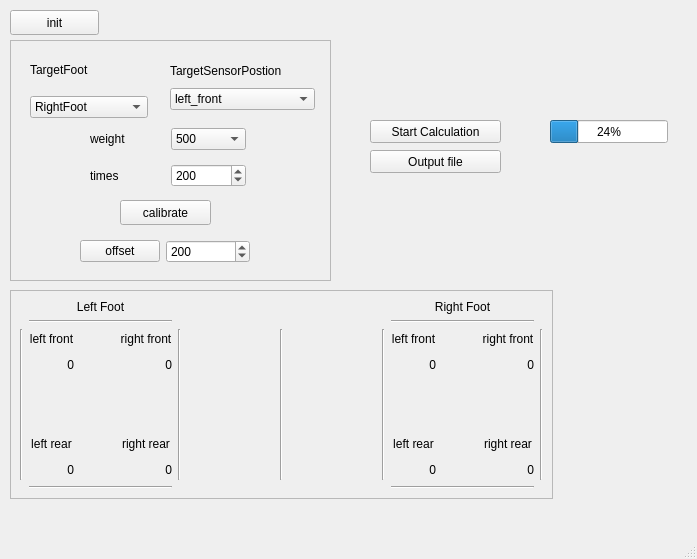
<?xml version="1.0" encoding="UTF-8"?>
<ui version="4.0">
 <class>MainWindow</class>
 <widget class="QMainWindow" name="MainWindow">
  <property name="geometry">
   <rect>
    <x>0</x>
    <y>0</y>
    <width>697</width>
    <height>559</height>
   </rect>
  </property>
  <property name="windowTitle">
   <string>MainWindow</string>
  </property>
  <widget class="QWidget" name="centralwidget">
   <widget class="QFrame" name="calibration_frame">
    <property name="geometry">
     <rect>
      <x>10</x>
      <y>40</y>
      <width>321</width>
      <height>241</height>
     </rect>
    </property>
    <property name="frameShape">
     <enum>QFrame::StyledPanel</enum>
    </property>
    <property name="frameShadow">
     <enum>QFrame::Raised</enum>
    </property>
    <widget class="QPushButton" name="calibration_start_pushButton">
     <property name="geometry">
      <rect>
       <x>110</x>
       <y>160</y>
       <width>91</width>
       <height>25</height>
      </rect>
     </property>
     <property name="text">
      <string>calibrate</string>
     </property>
    </widget>
    <widget class="QWidget" name="widget" native="true">
     <property name="geometry">
      <rect>
       <x>160</x>
       <y>10</y>
       <width>151</width>
       <height>71</height>
      </rect>
     </property>
     <widget class="QWidget" name="layoutWidget">
      <property name="geometry">
       <rect>
        <x>0</x>
        <y>10</y>
        <width>145</width>
        <height>50</height>
       </rect>
      </property>
      <layout class="QVBoxLayout" name="verticalLayout_3">
       <item>
        <widget class="QLabel" name="label_2">
         <property name="text">
          <string>TargetSensorPostion</string>
         </property>
        </widget>
       </item>
       <item>
        <widget class="QComboBox" name="target_sensor_position_comboBox">
         <item>
          <property name="text">
           <string>left_front</string>
          </property>
         </item>
         <item>
          <property name="text">
           <string>right_front</string>
          </property>
         </item>
         <item>
          <property name="text">
           <string>left_rear</string>
          </property>
         </item>
         <item>
          <property name="text">
           <string>right_rear</string>
          </property>
         </item>
        </widget>
       </item>
      </layout>
     </widget>
    </widget>
    <widget class="QWidget" name="widget_2" native="true">
     <property name="geometry">
      <rect>
       <x>20</x>
       <y>10</y>
       <width>118</width>
       <height>68</height>
      </rect>
     </property>
     <layout class="QHBoxLayout" name="horizontalLayout">
      <item>
       <layout class="QVBoxLayout" name="verticalLayout_2">
        <item>
         <widget class="QLabel" name="label">
          <property name="text">
           <string>TargetFoot</string>
          </property>
         </widget>
        </item>
        <item>
         <widget class="QComboBox" name="target_foot_comboBox">
          <item>
           <property name="text">
            <string>RightFoot</string>
           </property>
          </item>
          <item>
           <property name="text">
            <string>LeftFoot</string>
           </property>
          </item>
         </widget>
        </item>
       </layout>
      </item>
     </layout>
    </widget>
    <widget class="QWidget" name="widget_3" native="true">
     <property name="geometry">
      <rect>
       <x>80</x>
       <y>80</y>
       <width>156</width>
       <height>77</height>
      </rect>
     </property>
     <layout class="QHBoxLayout" name="horizontalLayout_2">
      <item>
       <layout class="QGridLayout" name="gridLayout">
        <item row="1" column="0">
         <widget class="QLabel" name="time_label">
          <property name="text">
           <string>times</string>
          </property>
         </widget>
        </item>
        <item row="0" column="0">
         <widget class="QLabel" name="weight_label">
          <property name="text">
           <string>weight</string>
          </property>
         </widget>
        </item>
        <item row="1" column="1">
         <widget class="QSpinBox" name="time_select_spinBox">
          <property name="maximum">
           <number>100000</number>
          </property>
          <property name="value">
           <number>200</number>
          </property>
         </widget>
        </item>
        <item row="0" column="1">
         <widget class="QComboBox" name="weight_select_comboBox">
          <property name="acceptDrops">
           <bool>false</bool>
          </property>
          <property name="editable">
           <bool>false</bool>
          </property>
          <property name="frame">
           <bool>true</bool>
          </property>
          <item>
           <property name="text">
            <string>500</string>
           </property>
          </item>
          <item>
           <property name="text">
            <string>200</string>
           </property>
          </item>
          <item>
           <property name="text">
            <string>100</string>
           </property>
          </item>
          <item>
           <property name="text">
            <string>50</string>
           </property>
          </item>
          <item>
           <property name="text">
            <string>20</string>
           </property>
          </item>
          <item>
           <property name="text">
            <string>0</string>
           </property>
          </item>
         </widget>
        </item>
       </layout>
      </item>
     </layout>
    </widget>
    <widget class="QWidget" name="formLayoutWidget">
     <property name="geometry">
      <rect>
       <x>70</x>
       <y>200</y>
       <width>170</width>
       <height>28</height>
      </rect>
     </property>
     <layout class="QFormLayout" name="formLayout">
      <item row="0" column="0">
       <widget class="QPushButton" name="offset_pushButton">
        <property name="text">
         <string>offset</string>
        </property>
       </widget>
      </item>
      <item row="0" column="1">
       <widget class="QSpinBox" name="offset_times_spinBox">
        <property name="prefix">
         <string/>
        </property>
        <property name="maximum">
         <number>999999</number>
        </property>
        <property name="singleStep">
         <number>10</number>
        </property>
        <property name="value">
         <number>200</number>
        </property>
       </widget>
      </item>
     </layout>
    </widget>
   </widget>
   <widget class="QProgressBar" name="progressBar">
    <property name="geometry">
     <rect>
      <x>550</x>
      <y>120</y>
      <width>118</width>
      <height>23</height>
     </rect>
    </property>
    <property name="value">
     <number>24</number>
    </property>
   </widget>
   <widget class="QFrame" name="frame">
    <property name="geometry">
     <rect>
      <x>10</x>
      <y>290</y>
      <width>543</width>
      <height>209</height>
     </rect>
    </property>
    <property name="frameShape">
     <enum>QFrame::StyledPanel</enum>
    </property>
    <property name="frameShadow">
     <enum>QFrame::Raised</enum>
    </property>
    <layout class="QHBoxLayout" name="horizontalLayout_3">
     <item>
      <layout class="QGridLayout" name="gridLayout_4">
       <item row="2" column="1">
        <widget class="Line" name="line_3">
         <property name="orientation">
          <enum>Qt::Horizontal</enum>
         </property>
        </widget>
       </item>
       <item row="2" column="7">
        <widget class="Line" name="line_4">
         <property name="orientation">
          <enum>Qt::Horizontal</enum>
         </property>
        </widget>
       </item>
       <item row="3" column="7">
        <layout class="QGridLayout" name="gridLayout_3">
         <item row="3" column="0">
          <widget class="QLabel" name="right_foot_left_rear_title_label">
           <property name="text">
            <string>left rear</string>
           </property>
           <property name="alignment">
            <set>Qt::AlignCenter</set>
           </property>
          </widget>
         </item>
         <item row="4" column="1">
          <spacer name="horizontalSpacer_7">
           <property name="orientation">
            <enum>Qt::Horizontal</enum>
           </property>
           <property name="sizeHint" stdset="0">
            <size>
             <width>40</width>
             <height>20</height>
            </size>
           </property>
          </spacer>
         </item>
         <item row="0" column="0">
          <widget class="QLabel" name="right_foot_left_front_title_label">
           <property name="text">
            <string>left front</string>
           </property>
           <property name="alignment">
            <set>Qt::AlignCenter</set>
           </property>
          </widget>
         </item>
         <item row="4" column="0">
          <widget class="QLabel" name="right_foot_left_rear_value_label">
           <property name="text">
            <string>0</string>
           </property>
           <property name="alignment">
            <set>Qt::AlignRight|Qt::AlignTrailing|Qt::AlignVCenter</set>
           </property>
          </widget>
         </item>
         <item row="1" column="1">
          <spacer name="horizontalSpacer_6">
           <property name="orientation">
            <enum>Qt::Horizontal</enum>
           </property>
           <property name="sizeHint" stdset="0">
            <size>
             <width>40</width>
             <height>20</height>
            </size>
           </property>
          </spacer>
         </item>
         <item row="1" column="0">
          <widget class="QLabel" name="right_foot_left_front_value_label">
           <property name="text">
            <string>0</string>
           </property>
           <property name="alignment">
            <set>Qt::AlignRight|Qt::AlignTrailing|Qt::AlignVCenter</set>
           </property>
          </widget>
         </item>
         <item row="4" column="2">
          <widget class="QLabel" name="right_foot_right_rear_value_label">
           <property name="text">
            <string>0</string>
           </property>
           <property name="alignment">
            <set>Qt::AlignRight|Qt::AlignTrailing|Qt::AlignVCenter</set>
           </property>
          </widget>
         </item>
         <item row="0" column="2">
          <widget class="QLabel" name="right_foot_right_front_title_label">
           <property name="text">
            <string>right front</string>
           </property>
           <property name="alignment">
            <set>Qt::AlignCenter</set>
           </property>
          </widget>
         </item>
         <item row="3" column="1">
          <spacer name="horizontalSpacer_5">
           <property name="orientation">
            <enum>Qt::Horizontal</enum>
           </property>
           <property name="sizeHint" stdset="0">
            <size>
             <width>40</width>
             <height>20</height>
            </size>
           </property>
          </spacer>
         </item>
         <item row="3" column="2">
          <widget class="QLabel" name="right_foot_right_rear_title_label">
           <property name="text">
            <string>right rear</string>
           </property>
           <property name="alignment">
            <set>Qt::AlignCenter</set>
           </property>
          </widget>
         </item>
         <item row="2" column="0">
          <spacer name="verticalSpacer_3">
           <property name="orientation">
            <enum>Qt::Vertical</enum>
           </property>
           <property name="sizeHint" stdset="0">
            <size>
             <width>20</width>
             <height>40</height>
            </size>
           </property>
          </spacer>
         </item>
         <item row="1" column="2">
          <widget class="QLabel" name="right_foot_right_front_value_label">
           <property name="text">
            <string>0</string>
           </property>
           <property name="alignment">
            <set>Qt::AlignRight|Qt::AlignTrailing|Qt::AlignVCenter</set>
           </property>
          </widget>
         </item>
         <item row="2" column="2">
          <spacer name="verticalSpacer_4">
           <property name="orientation">
            <enum>Qt::Vertical</enum>
           </property>
           <property name="sizeHint" stdset="0">
            <size>
             <width>20</width>
             <height>40</height>
            </size>
           </property>
          </spacer>
         </item>
         <item row="0" column="1">
          <spacer name="horizontalSpacer_8">
           <property name="orientation">
            <enum>Qt::Horizontal</enum>
           </property>
           <property name="sizeHint" stdset="0">
            <size>
             <width>40</width>
             <height>20</height>
            </size>
           </property>
          </spacer>
         </item>
        </layout>
       </item>
       <item row="3" column="2">
        <widget class="Line" name="line_2">
         <property name="orientation">
          <enum>Qt::Vertical</enum>
         </property>
        </widget>
       </item>
       <item row="1" column="7">
        <widget class="QLabel" name="right_foot_title_label">
         <property name="text">
          <string>Right Foot</string>
         </property>
         <property name="alignment">
          <set>Qt::AlignCenter</set>
         </property>
        </widget>
       </item>
       <item row="3" column="1">
        <layout class="QGridLayout" name="gridLayout_2">
         <item row="4" column="1">
          <spacer name="horizontalSpacer">
           <property name="orientation">
            <enum>Qt::Horizontal</enum>
           </property>
           <property name="sizeHint" stdset="0">
            <size>
             <width>40</width>
             <height>20</height>
            </size>
           </property>
          </spacer>
         </item>
         <item row="3" column="2">
          <spacer name="verticalSpacer_2">
           <property name="orientation">
            <enum>Qt::Vertical</enum>
           </property>
           <property name="sizeHint" stdset="0">
            <size>
             <width>20</width>
             <height>40</height>
            </size>
           </property>
          </spacer>
         </item>
         <item row="4" column="0">
          <widget class="QLabel" name="left_foot_left_rear_title_label">
           <property name="text">
            <string>left rear</string>
           </property>
           <property name="alignment">
            <set>Qt::AlignCenter</set>
           </property>
          </widget>
         </item>
         <item row="2" column="1">
          <spacer name="horizontalSpacer_2">
           <property name="orientation">
            <enum>Qt::Horizontal</enum>
           </property>
           <property name="sizeHint" stdset="0">
            <size>
             <width>40</width>
             <height>20</height>
            </size>
           </property>
          </spacer>
         </item>
         <item row="2" column="2">
          <widget class="QLabel" name="left_foot_right_front_value_label">
           <property name="text">
            <string>0</string>
           </property>
           <property name="alignment">
            <set>Qt::AlignRight|Qt::AlignTrailing|Qt::AlignVCenter</set>
           </property>
          </widget>
         </item>
         <item row="1" column="2">
          <widget class="QLabel" name="left_foot_right_front_title_label">
           <property name="text">
            <string>right front</string>
           </property>
           <property name="alignment">
            <set>Qt::AlignCenter</set>
           </property>
          </widget>
         </item>
         <item row="5" column="1">
          <spacer name="horizontalSpacer_3">
           <property name="orientation">
            <enum>Qt::Horizontal</enum>
           </property>
           <property name="sizeHint" stdset="0">
            <size>
             <width>40</width>
             <height>20</height>
            </size>
           </property>
          </spacer>
         </item>
         <item row="1" column="0">
          <widget class="QLabel" name="left_foot_left_front_title_label">
           <property name="text">
            <string>left front</string>
           </property>
           <property name="alignment">
            <set>Qt::AlignCenter</set>
           </property>
          </widget>
         </item>
         <item row="2" column="0">
          <widget class="QLabel" name="left_foot_left_front_value_label">
           <property name="text">
            <string>0</string>
           </property>
           <property name="alignment">
            <set>Qt::AlignRight|Qt::AlignTrailing|Qt::AlignVCenter</set>
           </property>
          </widget>
         </item>
         <item row="5" column="0">
          <widget class="QLabel" name="left_foot_left_rear_value_label">
           <property name="text">
            <string>0</string>
           </property>
           <property name="alignment">
            <set>Qt::AlignRight|Qt::AlignTrailing|Qt::AlignVCenter</set>
           </property>
          </widget>
         </item>
         <item row="5" column="2">
          <widget class="QLabel" name="left_foot_right_rear_value_label">
           <property name="text">
            <string>0</string>
           </property>
           <property name="alignment">
            <set>Qt::AlignRight|Qt::AlignTrailing|Qt::AlignVCenter</set>
           </property>
          </widget>
         </item>
         <item row="1" column="1">
          <spacer name="horizontalSpacer_4">
           <property name="orientation">
            <enum>Qt::Horizontal</enum>
           </property>
           <property name="sizeHint" stdset="0">
            <size>
             <width>40</width>
             <height>20</height>
            </size>
           </property>
          </spacer>
         </item>
         <item row="3" column="0">
          <spacer name="verticalSpacer">
           <property name="orientation">
            <enum>Qt::Vertical</enum>
           </property>
           <property name="sizeHint" stdset="0">
            <size>
             <width>20</width>
             <height>40</height>
            </size>
           </property>
          </spacer>
         </item>
         <item row="4" column="2">
          <widget class="QLabel" name="left_foot_right_rear_title_label">
           <property name="text">
            <string>right rear</string>
           </property>
           <property name="alignment">
            <set>Qt::AlignCenter</set>
           </property>
          </widget>
         </item>
        </layout>
       </item>
       <item row="3" column="6">
        <widget class="Line" name="line_9">
         <property name="orientation">
          <enum>Qt::Vertical</enum>
         </property>
        </widget>
       </item>
       <item row="3" column="8">
        <widget class="Line" name="line_8">
         <property name="orientation">
          <enum>Qt::Vertical</enum>
         </property>
        </widget>
       </item>
       <item row="3" column="0">
        <widget class="Line" name="line_5">
         <property name="orientation">
          <enum>Qt::Vertical</enum>
         </property>
        </widget>
       </item>
       <item row="3" column="4">
        <widget class="Line" name="line">
         <property name="orientation">
          <enum>Qt::Vertical</enum>
         </property>
        </widget>
       </item>
       <item row="4" column="1">
        <widget class="Line" name="line_6">
         <property name="orientation">
          <enum>Qt::Horizontal</enum>
         </property>
        </widget>
       </item>
       <item row="1" column="1">
        <widget class="QLabel" name="left_foot_title_label">
         <property name="text">
          <string>Left Foot</string>
         </property>
         <property name="alignment">
          <set>Qt::AlignCenter</set>
         </property>
        </widget>
       </item>
       <item row="3" column="3">
        <spacer name="horizontalSpacer_22">
         <property name="orientation">
          <enum>Qt::Horizontal</enum>
         </property>
         <property name="sizeHint" stdset="0">
          <size>
           <width>40</width>
           <height>20</height>
          </size>
         </property>
        </spacer>
       </item>
       <item row="3" column="5">
        <spacer name="horizontalSpacer_17">
         <property name="orientation">
          <enum>Qt::Horizontal</enum>
         </property>
         <property name="sizeHint" stdset="0">
          <size>
           <width>40</width>
           <height>20</height>
          </size>
         </property>
        </spacer>
       </item>
       <item row="4" column="7">
        <widget class="Line" name="line_7">
         <property name="orientation">
          <enum>Qt::Horizontal</enum>
         </property>
        </widget>
       </item>
      </layout>
     </item>
    </layout>
   </widget>
   <widget class="QPushButton" name="init_pushButton">
    <property name="geometry">
     <rect>
      <x>10</x>
      <y>10</y>
      <width>89</width>
      <height>25</height>
     </rect>
    </property>
    <property name="text">
     <string>init</string>
    </property>
   </widget>
   <widget class="QPushButton" name="pushButtonStartCalculation">
    <property name="geometry">
     <rect>
      <x>370</x>
      <y>120</y>
      <width>131</width>
      <height>23</height>
     </rect>
    </property>
    <property name="text">
     <string>Start Calculation</string>
    </property>
   </widget>
   <widget class="QPushButton" name="pushButtonOutputFIle">
    <property name="geometry">
     <rect>
      <x>370</x>
      <y>150</y>
      <width>131</width>
      <height>23</height>
     </rect>
    </property>
    <property name="text">
     <string>Output file</string>
    </property>
   </widget>
  </widget>
  <widget class="QMenuBar" name="menubar">
   <property name="geometry">
    <rect>
     <x>0</x>
     <y>0</y>
     <width>697</width>
     <height>20</height>
    </rect>
   </property>
  </widget>
  <widget class="QStatusBar" name="statusbar"/>
 </widget>
 <resources/>
 <connections/>
</ui>
